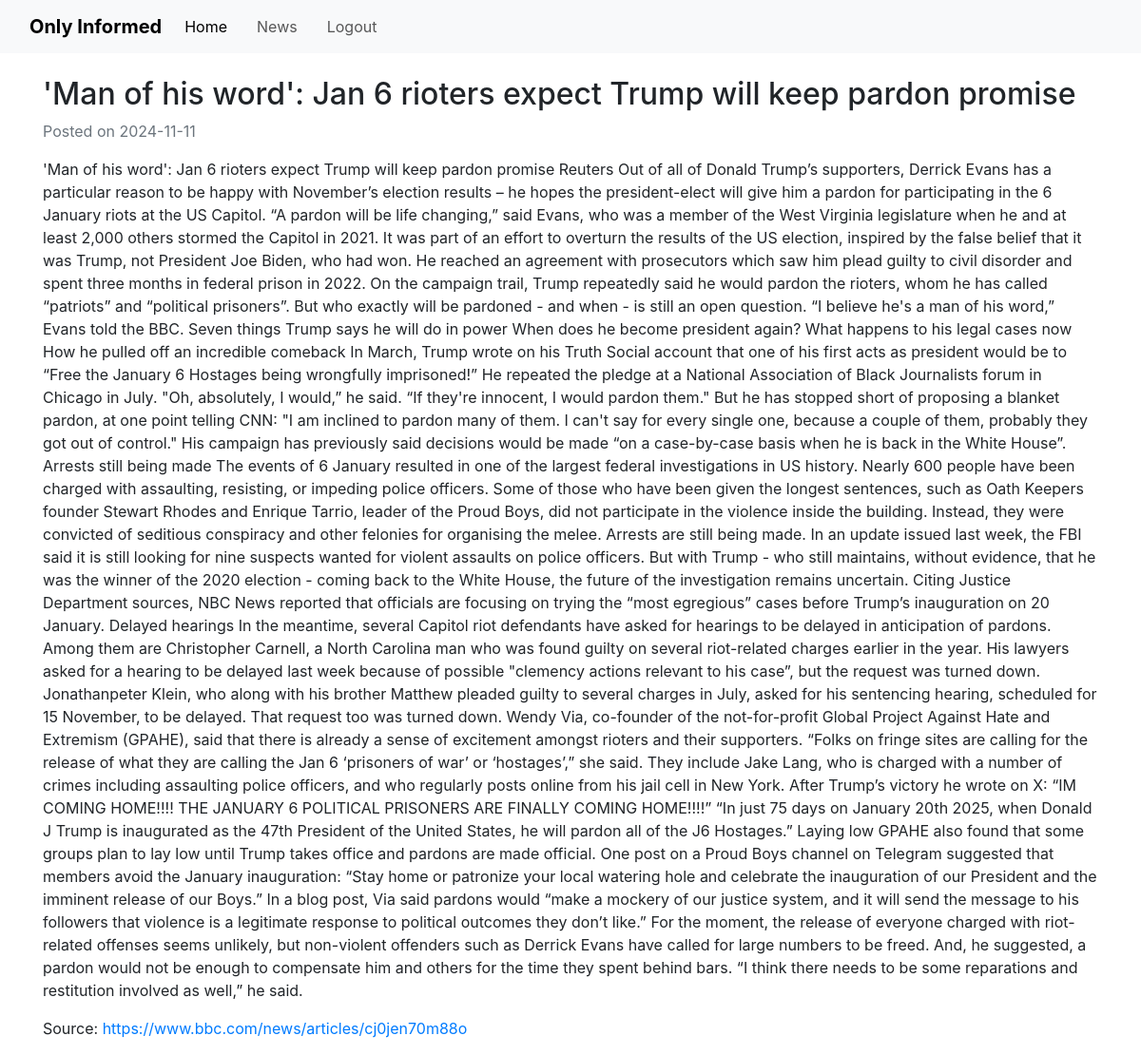
The app's page /article/32 (signed in) with its own data.
### app/models.py (models this page shows, shortened)
class Article(db.Model):
    __tablename__ = 'article'
    id = db.Column(db.Integer, primary_key = True)
    title = db.Column(db.String(250), nullable = False, unique = True)
    content = db.Column(db.Text, nullable = False)
    source = db.Column(db.String(200), nullable = False)
    date_posted = db.Column(db.DateTime, nullable = False, default = datetime.now(timezone.utc))
    quiz = relationship('Quiz', uselist = False, backref = 'article') # uselist=false indicates a 1 to 1 relationship with quiz
    comments = relationship('Comment', backref = 'article', lazy = True)

### app/routes.py (the view)
@app.route('/article/<int:article_id>')
@login_required
def article(article_id):
    article = Article.query.get_or_404(article_id)
    return render_template('article.html', article=article)

### app/models.py (called while the page is built)
@login_manager.user_loader # Flask-Login Decorator
def load_user(user_id):
    return User.query.get(int(user_id))

### app/templates/article.html (shortened to what this page needs)
{% extends "base.html" %}
{% block content %}
<h2>{{ article.title }}</h2>
<p class="text-muted">Posted on {{ article.date_posted.strftime('%Y-%m-%d') }}</p>
<p>{{ article.content }}</p>
<p>Source: <a href="{{ article.source }}" target="_blank">{{ article.source }}</a></p>
{% endblock %}

### app/static/css/style.css (style rules this page uses)
body { font-family: Arial, sans-serif; margin-top: 70px; }

### records on screen
Article: title "'Man of his word': Jan 6 rioters expect Trump will keep pardon promise", date_posted "2024-11-11", content "'Man of his word': Jan 6 rioters expect Trump will keep pardon promise Reuters Out of all of Donald Trump’s supporters, Derrick Evans has a particular reason to be happy with November’s election results – he hopes the president-elect will give him a pardon for participating in the 6 January riots at the US Capitol. “A pardon will be life changing,” said Evans, who was a member of the West Virginia legislature when he and at least 2,000 others stormed the Capitol in 2021. It was part of an effort to overturn the results of the US election, inspired by the false belief that it was Trump, not President Joe Biden, who had won. He reached an agreement with prosecutors which saw him plead guilty…", source "https://www.bbc.com/news/articles/cj0jen70m88o"
